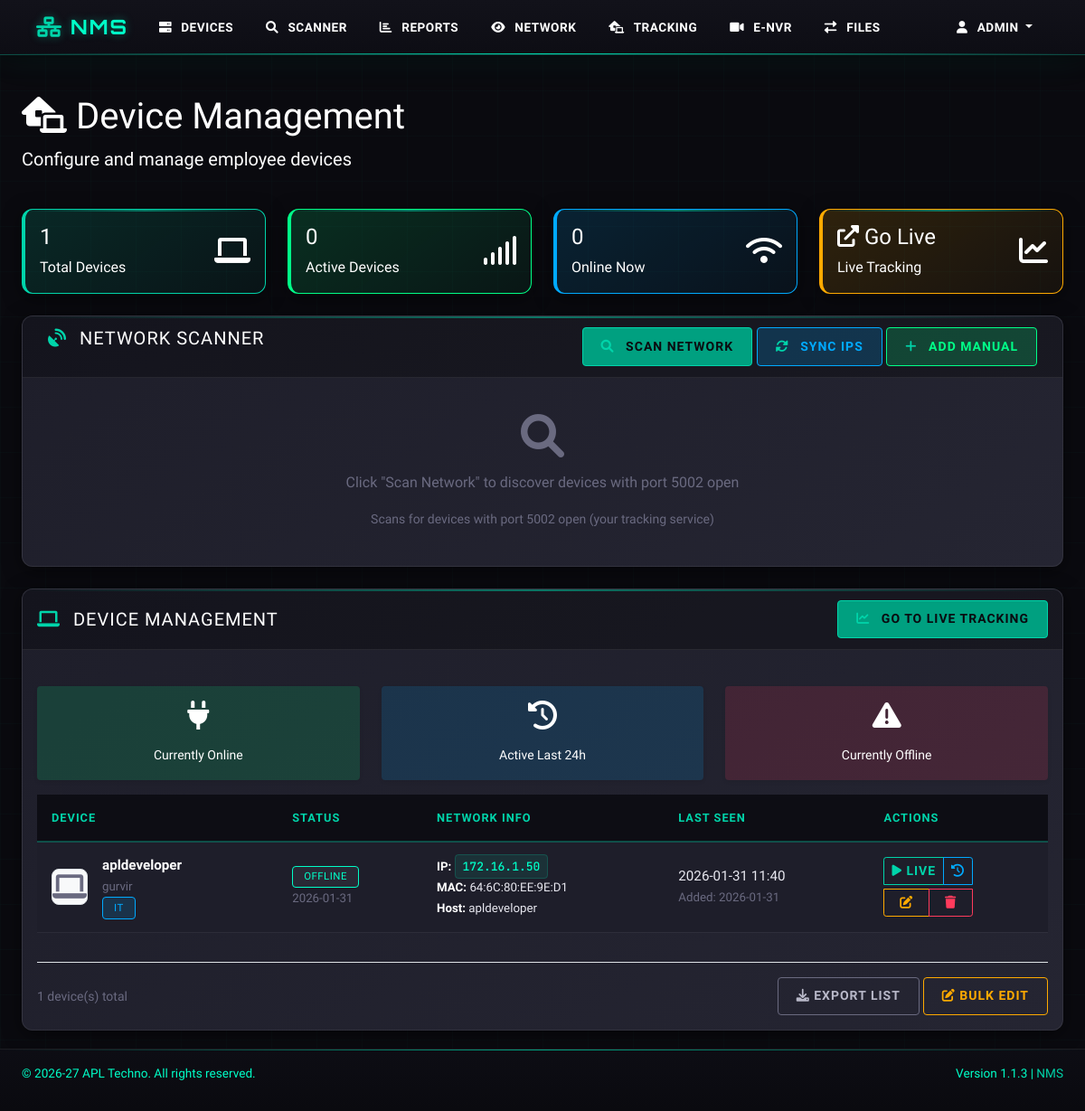
Page /tracking (signed in) on the committed database.
### models/tracked_device.py (models this page shows, shortened)
class TrackedDevice(db.Model):
    __tablename__ = 'tracked_devices'
    id = db.Column(db.Integer, primary_key=True)
    mac_address = db.Column(db.String(17), unique=True, nullable=False, index=True)
    device_name = db.Column(db.String(100), nullable=False)
    employee_name = db.Column(db.String(100))
    hostname = db.Column(db.String(100))
    ip_address = db.Column(db.String(15))
    department = db.Column(db.String(100))
    notes = db.Column(db.Text)
    is_active = db.Column(db.Boolean, default=True)
    last_seen = db.Column(db.DateTime, default=datetime.utcnow)
    created_at = db.Column(db.DateTime, default=datetime.utcnow)
    updated_at = db.Column(db.DateTime, default=datetime.utcnow, onupdate=datetime.utcnow)
    activity_logs = db.relationship('DeviceActivityLog', backref='device', lazy=True, cascade='all, delete-orphan')
    resource_logs = db.relationship('DeviceResourceLog', backref='device', lazy=True, cascade='all, delete-orphan')
    application_logs = db.relationship('DeviceApplicationLog', backref='device', lazy=True, cascade='all, delete-orphan')
    def to_dict(self):
        return {
            'id': self.id,
            'mac_address': self.mac_address,
            'device_name': self.device_name,
            'employee_name': self.employee_name,
            'hostname': self.hostname,
            'ip_address': self.ip_address,
            'department': self.department,
            'notes': self.notes,
            'is_active': self.is_active,
            'last_seen': self.last_seen.isoformat() if self.last_seen else None,
            'created_at': self.created_at.isoformat() if self.created_at else None
        }

### routes/tracking.py (the view)
@tracking_bp.route('/tracking')
def device_tracking():
    if not session.get('logged_in'):
        return redirect(url_for('auth_bp.login'))
    saved_devices = TrackedDevice.query.order_by(TrackedDevice.device_name).all()
    saved_devices_dicts = [device_to_dict(device) for device in saved_devices]
    device_stats = {}
    for device in saved_devices:
        stats = get_device_statistics(device.id)
        device_stats[device.id] = stats
    return render_template('tracking/device_tracking.html',
                         saved_devices=saved_devices,
                         saved_devices_dicts=saved_devices_dicts,  # Pass serializable version
                         device_stats=device_stats)

### templates/tracking/device_tracking.html (shortened to what this page needs)
{% extends "base.html" %}
{% block content %}
<div class="row">
    <div class="col-md-12">
        <h1 style="color: white;"><i class="fas fa-laptop-house"></i> Device Management</h1>
        <p style="color: white;" class="lead">Configure and manage employee devices</p>
    </div>
</div>
<div class="row mt-4">
    <div class="col-md-3">
        <div class="card bg-primary text-white">
            <div class="card-body">
                <div class="d-flex justify-content-between">
                    <div>
                        <h4 class="card-title">{{ saved_devices|length }}</h4>
                        <p class="card-text">Total Devices</p>
                    </div>
                    <div class="align-self-center">
                        <i class="fas fa-laptop fa-2x"></i>
                    </div>
                </div>
            </div>
        </div>
    </div>
    <div class="col-md-3">
        <div class="card bg-success text-white">
            <div class="card-body">
                <div class="d-flex justify-content-between">
                    <div>
                        <h4 class="card-title">{{ active_count|default(0) }}</h4>
                        <p class="card-text">Active Devices</p>
                    </div>
                    <div class="align-self-center">
                        <i class="fas fa-signal fa-2x"></i>
                    </div>
                </div>
            </div>
        </div>
    </div>
    <div class="col-md-3">
        <div class="card bg-info text-white">
            <div class="card-body">
                <div class="d-flex justify-content-between">
                    <div>
                        <h4 class="card-title">{{ online_count|default(0) }}</h4>
                        <p class="card-text">Online Now</p>
                    </div>
                    <div class="align-self-center">
                        <i class="fas fa-wifi fa-2x"></i>
                    </div>
                </div>
            </div>
        </div>
    </div>
    <div class="col-md-3">
        <div class="card bg-warning text-white">
            <div class="card-body">
                <div class="d-flex justify-content-between">
                    <div>
                        <h4 class="card-title">
                            <a href="{{ url_for('tracking_bp.live_tracking') }}"
                                class="text-white text-decoration-none">
                                <i class="fas fa-external-link-alt"></i> Go Live
                            </a>
                        </h4>
                        <p class="card-text">Live Tracking</p>
                    </div>
                    <div class="align-self-center">
                        <i class="fas fa-chart-line fa-2x"></i>
                    </div>
                </div>
            </div>
        </div>
    </div>
</div>
<div class="row mt-4">
    <div class="col-md-12">
        <div class="card">
            <div class="card-header">
                <div class="row w-100 m-0">
                    <div class="col-md-6">
                        <h5 class="mb-0"><i class="fas fa-satellite-dish"></i> Network Scanner</h5>
                    </div>
                    <div class="col-md-6 text-end">
                        <button class="btn btn-primary" id="trackingScanBtn">
                            <i class="fas fa-search"></i> Scan Network
                        </button>
                        <button class="btn btn-info" id="syncBtn">
                            <i class="fas fa-sync-alt"></i> Sync IPs
                        </button>
                        <button class="btn btn-success" data-bs-toggle="modal" data-bs-target="#addDeviceModal">
                            <i class="fas fa-plus"></i> Add Manual
                        </button>
                    </div>
                </div>
            </div>
            <div class="card-body">
                <div id="scanResults">
                    <div class="text-center text-muted py-4">
                        <i class="fas fa-search fa-3x mb-3"></i>
                        <p>Click "Scan Network" to discover devices with port 5002 open</p>
                        <small class="text-muted">Scans for devices with port 5002 open (your tracking service)</small>
                    </div>
                </div>
            </div>
        </div>
    </div>
</div>
<div class="row mt-4">
    <div class="col-md-12">
        <div class="card">
            <div class="card-header d-flex justify-content-between align-items-center">
                <h5 class="mb-0"><i class="fas fa-laptop"></i> Device Management</h5>
                <div>
                    <a href="{{ url_for('tracking_bp.live_tracking') }}" class="btn btn-primary btn-sm">
                        <i class="fas fa-chart-line"></i> Go to Live Tracking
                    </a>
                </div>
            </div>
            <div class="card-body">
                <div class="row mt-4">
                    <div class="col-md-4 col-sm-6 mb-3">
                        <div class="p-3 text-center bg-success text-white rounded shadow-sm">
                            <i class="fas fa-plug fa-2x mb-2"></i>
                            <small>Currently Online</small>
                        </div>
                    </div>
                    <div class="col-md-4 col-sm-6 mb-3">
                        <div class="p-3 text-center bg-info text-white rounded shadow-sm">
                            <i class="fas fa-history fa-2x mb-2"></i>
                            <small>Active Last 24h</small>
                        </div>
                    </div>
                    <div class="col-md-4 col-sm-6 mb-3">
                        <div class="p-3 text-center bg-danger text-white rounded shadow-sm">
                            <i class="fas fa-exclamation-triangle fa-2x mb-2"></i>
                            <small>Currently Offline</small>
                        </div>
                    </div>
                </div>
                <div class="table-responsive">
                    <table class="table table-hover">
                        <thead class="table-dark">
                            <tr>
                                <th>Device</th>
                                <th>Status</th>
                                <th>Network Info</th>
                                <th>Last Seen</th>
                                <th>Actions</th>
                            </tr>
                        </thead>
                        <tbody id="deviceList">
                            {% for device in saved_devices %}
                            {% set device_status = check_device_status(device) %}
                            <tr id="device-row-{{ device.id }}">
                                <td>
                                    <div class="d-flex align-items-center">
                                        <div class="device-icon me-3">
                                            <i class="fas fa-laptop fa-2x text-muted"></i>
                                        </div>
                                        <div>
                                            <strong>{{ device.device_name }}</strong>
                                            <br>
                                            <small class="text-muted">{{ device.employee_name or 'Unassigned' }}</small>
                                            {% if device.department %}
                                            <br><span class="badge bg-info">{{ device.department }}</span>
                                            {% endif %}
                                        </div>
                                    </div>
                                </td>
                                <td>
                                    {% if device_status == 'online' %}
                                    <span class="badge bg-success">Online</span>
                                    {% elif device_status == 'offline' %}
                                    <span class="badge bg-secondary">Offline</span>
                                    {% else %}
                                    <span class="badge bg-warning">Unknown</span>
                                    {% endif %}
                                    <br>
                                    <small class="text-muted">
                                        {% if device.last_seen %}
                                        {{ device.last_seen.strftime('%Y-%m-%d') }}
                                        {% else %}
                                        Never
                                        {% endif %}
                                    </small>
                                </td>
                                <td>
                                    <div>
                                        <small><strong>IP:</strong>
                                            <code>{{ device.ip_address or 'N/A' }}</code></small>
                                        <br>
                                        <small><strong>MAC:</strong> {{ device.mac_address }}</small>
                                        <br>
                                        <small><strong>Host:</strong> {{ device.hostname or 'N/A' }}</small>
                                    </div>
                                </td>
                                <td>
                                    {% if device.last_seen %}
                                    {{ device.last_seen.strftime('%Y-%m-%d %H:%M') }}
                                    {% else %}
                                    <span class="text-muted">Never</span>
                                    {% endif %}
                                    <br>
                                    <small class="text-muted">
                                        {% if device.created_at %}
                                        Added: {{ device.created_at.strftime('%Y-%m-%d') }}
                                        {% endif %}
                                    </small>
                                </td>
                                <td>
                                    <div class="btn-group-vertical btn-group-sm" role="group">
                                        <div class="btn-group btn-group-sm" role="group">
                                            <a href="{{ url_for('tracking_bp.live_tracking') }}?device_id={{ device.id }}"
                                                class="btn btn-outline-primary" title="Live Tracking">
                                                <i class="fas fa-play"></i> Live
                                            </a>
                                            <a href="{{ url_for('tracking_bp.device_history', device_id=device.id) }}"
                                                class="btn btn-outline-info" title="View History">
                                                <i class="fas fa-history"></i>
                                            </a>
                                        </div>
                                        <div class="btn-group btn-group-sm mt-1" role="group">
                                            <button class="btn btn-outline-warning edit-device"
                                                data-device='{{ device.to_dict() | tojson }}' title="Edit Device">
                                                <i class="fas fa-edit"></i>
                                            </button>
                                            <button class="btn btn-outline-danger delete-device"
                                                data-mac="{{ device.mac_address }}"
                                                data-device-name="{{ device.device_name }}" title="Delete Device">
                                                <i class="fas fa-trash"></i>
                                            </button>
                                        </div>
                                    </div>
                                </td>
                            </tr>
                            {% endfor %}
                        </tbody>
                    </table>
                </div>
                {% if saved_devices %}
                <div class="mt-3 border-top pt-3">
                    <div class="d-flex justify-content-between align-items-center">
                        <div>
                            <small class="text-muted">{{ saved_devices|length }} device(s) total</small>
                        </div>
                        <div>
                            <button class="btn btn-sm btn-outline-secondary" id="exportDevicesBtn">
                                <i class="fas fa-download"></i> Export List
                            </button>
                            <button class="btn btn-sm btn-outline-warning" id="bulkEditBtn">
                                <i class="fas fa-edit"></i> Bulk Edit
                            </button>
                        </div>
                    </div>
                </div>
                {% endif %}
            </div>
        </div>
    </div>
</div>
{% endblock %}

### rows in the picture
TrackedDevice: device_name "apldeveloper", employee_name "gurvir", department "IT", last_seen "2026-01-31", ip_address "172.16.1.50", mac_address "64:6C:80:EE:9E:D1", hostname "apldeveloper", last_seen "2026-01-31 11:40", created_at "2026-01-31"

### other values in the picture
{{ session.username }} "ADMIN"
{{ saved_devices|length }} "1"
{{ active_count|default(0) }} "0"
{{ online_count|default(0) }} "0"
